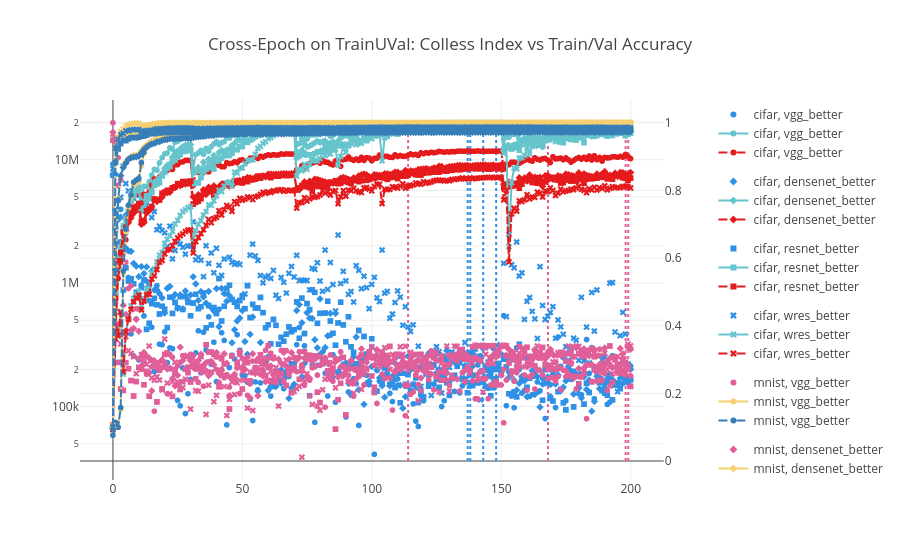

Here is the notebook cell this chart was saved with:
### Code cell
# epoch_trainUval = pd.concat([epoch_data[(epoch_data['split'] == 'trainUval')], epoch_data_better[(epoch_data_better['split'] == 'trainUval')]])
epoch_trainUval = pd.concat([epoch_data_better[(epoch_data_better['split'] == 'trainUval')]])
epoch_trainUval = epoch_trainUval.sort_values(by='epoch')

fig = make_subplots(specs=[[{"secondary_y": True}]], )

colless_scatter_trainUval = px.scatter(epoch_trainUval, x='epoch', y='colless_index', color="dataset", color_discrete_sequence=color_seq, symbol="model")
train_acc_trainUval = px.line(epoch_trainUval, x='epoch', y='train_acc', color="dataset", color_discrete_sequence=color_seq_train, symbol="model")
val_acc_trainUval = px.line(epoch_trainUval, x='epoch', y='val_acc', color="dataset", color_discrete_sequence=color_seq_val, symbol="model", line_dash_sequence=['dash'])

for i in range(len(tuple(colless_scatter_trainUval.data))):
	# get dataset, model out of the trace
	dataset, model = str(colless_scatter_trainUval.data[i]['name']).split(", ")
    
	all_epochs = epoch_trainUval[(epoch_trainUval['dataset'] == dataset) & (epoch_trainUval['model'] == model)]
	# find the epoch where val acc is maximum
	best_epoch = all_epochs.sort_values(by='val_acc', ascending=False).iloc[0]['epoch']

	fig.add_trace(
		colless_scatter_trainUval.data[i],
		secondary_y=False,
	)

	fig.update_yaxes(type="log", secondary_y=False)

	fig.add_trace(
		train_acc_trainUval.data[i],
		secondary_y=True,
	)
 
	fig.add_trace(
		val_acc_trainUval.data[i],
		secondary_y=True,
	)
 
	# add a vertical line at best epoch
	fig.add_trace(go.Scatter(x=[best_epoch, best_epoch], y=[0, 1], mode="lines", line=dict(color=colless_scatter_trainUval.data[i]['marker']['color'], dash="dot"), legendgroup=colless_scatter_trainUval.data[i]['name'], showlegend=False), secondary_y=True)

# set title
fig.update_layout(
	title_text="Cross-Epoch on TrainUVal: Colless Index vs Train/Val Accuracy"
)
fig.show()

### Figure 1 — Plotly figure (JSON) as saved in the notebook; plotly's stock layout.template omitted (floating-point values rounded to 4 significant figures; data arrays with more than 128 entries replaced by an {"elided": "..."} marker saying what was removed)
{"data": [{"hovertemplate": "dataset=cifar<br>model=vgg_better<br>epoch=%{x}<br>colless_index=%{y}<extra></extra>", "legendgroup": "cifar, vgg_better", "marker": {"color": "#2E91E5", "symbol": "circle"}, "mode": "markers", "name": "cifar, vgg_better", "showlegend": true, "type": "scattergl", "x": {"elided": "201 int values"}, "xaxis": "x", "y": {"elided": "201 float values"}, "yaxis": "y"}, {"hovertemplate": "dataset=cifar<br>model=vgg_better<br>epoch=%{x}<br>train_acc=%{y}<extra></extra>", "legendgroup": "cifar, vgg_better", "line": {"color": "rgb(102, 197, 204)", "dash": "solid"}, "marker": {"symbol": "circle"}, "mode": "lines+markers", "name": "cifar, vgg_better", "showlegend": true, "type": "scattergl", "x": {"elided": "201 int values"}, "xaxis": "x", "y": {"elided": "201 float values"}, "yaxis": "y2"}, {"hovertemplate": "dataset=cifar<br>model=vgg_better<br>epoch=%{x}<br>val_acc=%{y}<extra></extra>", "legendgroup": "cifar, vgg_better", "line": {"color": "rgb(228,26,28)", "dash": "dash"}, "marker": {"symbol": "circle"}, "mode": "lines+markers", "name": "cifar, vgg_better", "showlegend": true, "type": "scattergl", "x": {"elided": "201 int values"}, "xaxis": "x", "y": {"elided": "201 float values"}, "yaxis": "y2"}, {"legendgroup": "cifar, vgg_better", "line": {"color": "#2E91E5", "dash": "dot"}, "mode": "lines", "showlegend": false, "type": "scatter", "x": [137, 137], "xaxis": "x", "y": [0, 1], "yaxis": "y2"}, {"hovertemplate": "dataset=cifar<br>model=densenet_better<br>epoch=%{x}<br>colless_index=%{y}<extra></extra>", "legendgroup": "cifar, densenet_better", "marker": {"color": "#2E91E5", "symbol": "diamond"}, "mode": "markers", "name": "cifar, densenet_better", "showlegend": true, "type": "scattergl", "x": {"elided": "201 int values"}, "xaxis": "x", "y": {"elided": "201 float values"}, "yaxis": "y"}, {"hovertemplate": "dataset=cifar<br>model=densenet_better<br>epoch=%{x}<br>train_acc=%{y}<extra></extra>", "legendgroup": "cifar, densenet_better", "line": {"color": "rgb(102, 197, 204)", "dash": "solid"}, "marker": {"symbol": "diamond"}, "mode": "lines+markers", "name": "cifar, densenet_better", "showlegend": true, "type": "scattergl", "x": {"elided": "201 int values"}, "xaxis": "x", "y": {"elided": "201 float values"}, "yaxis": "y2"}, {"hovertemplate": "dataset=cifar<br>model=densenet_better<br>epoch=%{x}<br>val_acc=%{y}<extra></extra>", "legendgroup": "cifar, densenet_better", "line": {"color": "rgb(228,26,28)", "dash": "dash"}, "marker": {"symbol": "diamond"}, "mode": "lines+markers", "name": "cifar, densenet_better", "showlegend": true, "type": "scattergl", "x": {"elided": "201 int values"}, "xaxis": "x", "y": {"elided": "201 float values"}, "yaxis": "y2"}, {"legendgroup": "cifar, densenet_better", "line": {"color": "#2E91E5", "dash": "dot"}, "mode": "lines", "showlegend": false, "type": "scatter", "x": [143, 143], "xaxis": "x", "y": [0, 1], "yaxis": "y2"}, {"hovertemplate": "dataset=cifar<br>model=resnet_better<br>epoch=%{x}<br>colless_index=%{y}<extra></extra>", "legendgroup": "cifar, resnet_better", "marker": {"color": "#2E91E5", "symbol": "square"}, "mode": "markers", "name": "cifar, resnet_better", "showlegend": true, "type": "scattergl", "x": {"elided": "201 int values"}, "xaxis": "x", "y": {"elided": "201 float values"}, "yaxis": "y"}, {"hovertemplate": "dataset=cifar<br>model=resnet_better<br>epoch=%{x}<br>train_acc=%{y}<extra></extra>", "legendgroup": "cifar, resnet_better", "line": {"color": "rgb(102, 197, 204)", "dash": "solid"}, "marker": {"symbol": "square"}, "mode": "lines+markers", "name": "cifar, resnet_better", "showlegend": true, "type": "scattergl", "x": {"elided": "201 int values"}, "xaxis": "x", "y": {"elided": "201 float values"}, "yaxis": "y2"}, {"hovertemplate": "dataset=cifar<br>model=resnet_better<br>epoch=%{x}<br>val_acc=%{y}<extra></extra>", "legendgroup": "cifar, resnet_better", "line": {"color": "rgb(228,26,28)", "dash": "dash"}, "marker": {"symbol": "square"}, "mode": "lines+markers", "name": "cifar, resnet_better", "showlegend": true, "type": "scattergl", "x": {"elided": "201 int values"}, "xaxis": "x", "y": {"elided": "201 float values"}, "yaxis": "y2"}, {"legendgroup": "cifar, resnet_better", "line": {"color": "#2E91E5", "dash": "dot"}, "mode": "lines", "showlegend": false, "type": "scatter", "x": [138, 138], "xaxis": "x", "y": [0, 1], "yaxis": "y2"}, {"hovertemplate": "dataset=cifar<br>model=wres_better<br>epoch=%{x}<br>colless_index=%{y}<extra></extra>", "legendgroup": "cifar, wres_better", "marker": {"color": "#2E91E5", "symbol": "x"}, "mode": "markers", "name": "cifar, wres_better", "showlegend": true, "type": "scattergl", "x": {"elided": "201 int values"}, "xaxis": "x", "y": {"elided": "201 float values"}, "yaxis": "y"}, {"hovertemplate": "dataset=cifar<br>model=wres_better<br>epoch=%{x}<br>train_acc=%{y}<extra></extra>", "legendgroup": "cifar, wres_better", "line": {"color": "rgb(102, 197, 204)", "dash": "solid"}, "marker": {"symbol": "x"}, "mode": "lines+markers", "name": "cifar, wres_better", "showlegend": true, "type": "scattergl", "x": {"elided": "201 int values"}, "xaxis": "x", "y": {"elided": "201 float values"}, "yaxis": "y2"}, {"hovertemplate": "dataset=cifar<br>model=wres_better<br>epoch=%{x}<br>val_acc=%{y}<extra></extra>", "legendgroup": "cifar, wres_better", "line": {"color": "rgb(228,26,28)", "dash": "dash"}, "marker": {"symbol": "x"}, "mode": "lines+markers", "name": "cifar, wres_better", "showlegend": true, "type": "scattergl", "x": {"elided": "201 int values"}, "xaxis": "x", "y": {"elided": "201 float values"}, "yaxis": "y2"}, {"legendgroup": "cifar, wres_better", "line": {"color": "#2E91E5", "dash": "dot"}, "mode": "lines", "showlegend": false, "type": "scatter", "x": [148, 148], "xaxis": "x", "y": [0, 1], "yaxis": "y2"}, {"hovertemplate": "dataset=mnist<br>model=vgg_better<br>epoch=%{x}<br>colless_index=%{y}<extra></extra>", "legendgroup": "mnist, vgg_better", "marker": {"color": "#E15F99", "symbol": "circle"}, "mode": "markers", "name": "mnist, vgg_better", "showlegend": true, "type": "scattergl", "x": {"elided": "201 int values"}, "xaxis": "x", "y": {"elided": "201 float values"}, "yaxis": "y"}, {"hovertemplate": "dataset=mnist<br>model=vgg_better<br>epoch=%{x}<br>train_acc=%{y}<extra></extra>", "legendgroup": "mnist, vgg_better", "line": {"color": "rgb(246, 207, 113)", "dash": "solid"}, "marker": {"symbol": "circle"}, "mode": "lines+markers", "name": "mnist, vgg_better", "showlegend": true, "type": "scattergl", "x": {"elided": "201 int values"}, "xaxis": "x", "y": {"elided": "201 float values"}, "yaxis": "y2"}, {"hovertemplate": "dataset=mnist<br>model=vgg_better<br>epoch=%{x}<br>val_acc=%{y}<extra></extra>", "legendgroup": "mnist, vgg_better", "line": {"color": "rgb(55,126,184)", "dash": "dash"}, "marker": {"symbol": "circle"}, "mode": "lines+markers", "name": "mnist, vgg_better", "showlegend": true, "type": "scattergl", "x": {"elided": "201 int values"}, "xaxis": "x", "y": {"elided": "201 float values"}, "yaxis": "y2"}, {"legendgroup": "mnist, vgg_better", "line": {"color": "#E15F99", "dash": "dot"}, "mode": "lines", "showlegend": false, "type": "scatter", "x": [199, 199], "xaxis": "x", "y": [0, 1], "yaxis": "y2"}, {"hovertemplate": "dataset=mnist<br>model=densenet_better<br>epoch=%{x}<br>colless_index=%{y}<extra></extra>", "legendgroup": "mnist, densenet_better", "marker": {"color": "#E15F99", "symbol": "diamond"}, "mode": "markers", "name": "mnist, densenet_better", "showlegend": true, "type": "scattergl", "x": {"elided": "201 int values"}, "xaxis": "x", "y": {"elided": "201 float values"}, "yaxis": "y"}, {"hovertemplate": "dataset=mnist<br>model=densenet_better<br>epoch=%{x}<br>train_acc=%{y}<extra></extra>", "legendgroup": "mnist, densenet_better", "line": {"color": "rgb(246, 207, 113)", "dash": "solid"}, "marker": {"symbol": "diamond"}, "mode": "lines+markers", "name": "mnist, densenet_better", "showlegend": true, "type": "scattergl", "x": {"elided": "201 int values"}, "xaxis": "x", "y": {"elided": "201 float values"}, "yaxis": "y2"}, {"hovertemplate": "dataset=mnist<br>model=densenet_better<br>epoch=%{x}<br>val_acc=%{y}<extra></extra>", "legendgroup": "mnist, densenet_better", "line": {"color": "rgb(55,126,184)", "dash": "dash"}, "marker": {"symbol": "diamond"}, "mode": "lines+markers", "name": "mnist, densenet_better", "showlegend": true, "type": "scattergl", "x": {"elided": "201 int values"}, "xaxis": "x", "y": {"elided": "201 float values"}, "yaxis": "y2"}, {"legendgroup": "mnist, densenet_better", "line": {"color": "#E15F99", "dash": "dot"}, "mode": "lines", "showlegend": false, "type": "scatter", "x": [198, 198], "xaxis": "x", "y": [0, 1], "yaxis": "y2"}, {"hovertemplate": "dataset=mnist<br>model=resnet_better<br>epoch=%{x}<br>colless_index=%{y}<extra></extra>", "legendgroup": "mnist, resnet_better", "marker": {"color": "#E15F99", "symbol": "square"}, "mode": "markers", "name": "mnist, resnet_better", "showlegend": true, "type": "scattergl", "x": {"elided": "201 int values"}, "xaxis": "x", "y": {"elided": "201 float values"}, "yaxis": "y"}, {"hovertemplate": "dataset=mnist<br>model=resnet_better<br>epoch=%{x}<br>train_acc=%{y}<extra></extra>", "legendgroup": "mnist, resnet_better", "line": {"color": "rgb(246, 207, 113)", "dash": "solid"}, "marker": {"symbol": "square"}, "mode": "lines+markers", "name": "mnist, resnet_better", "showlegend": true, "type": "scattergl", "x": {"elided": "201 int values"}, "xaxis": "x", "y": {"elided": "201 float values"}, "yaxis": "y2"}, {"hovertemplate": "dataset=mnist<br>model=resnet_better<br>epoch=%{x}<br>val_acc=%{y}<extra></extra>", "legendgroup": "mnist, resnet_better", "line": {"color": "rgb(55,126,184)", "dash": "dash"}, "marker": {"symbol": "square"}, "mode": "lines+markers", "name": "mnist, resnet_better", "showlegend": true, "type": "scattergl", "x": {"elided": "201 int values"}, "xaxis": "x", "y": {"elided": "201 float values"}, "yaxis": "y2"}, {"legendgroup": "mnist, resnet_better", "line": {"color": "#E15F99", "dash": "dot"}, "mode": "lines", "showlegend": false, "type": "scatter", "x": [168, 168], "xaxis": "x", "y": [0, 1], "yaxis": "y2"}, {"hovertemplate": "dataset=mnist<br>model=wres_better<br>epoch=%{x}<br>colless_index=%{y}<extra></extra>", "legendgroup": "mnist, wres_better", "marker": {"color": "#E15F99", "symbol": "x"}, "mode": "markers", "name": "mnist, wres_better", "showlegend": true, "type": "scattergl", "x": {"elided": "201 int values"}, "xaxis": "x", "y": {"elided": "201 float values"}, "yaxis": "y"}, {"hovertemplate": "dataset=mnist<br>model=wres_better<br>epoch=%{x}<br>train_acc=%{y}<extra></extra>", "legendgroup": "mnist, wres_better", "line": {"color": "rgb(246, 207, 113)", "dash": "solid"}, "marker": {"symbol": "x"}, "mode": "lines+markers", "name": "mnist, wres_better", "showlegend": true, "type": "scattergl", "x": {"elided": "201 int values"}, "xaxis": "x", "y": {"elided": "201 float values"}, "yaxis": "y2"}, {"hovertemplate": "dataset=mnist<br>model=wres_better<br>epoch=%{x}<br>val_acc=%{y}<extra></extra>", "legendgroup": "mnist, wres_better", "line": {"color": "rgb(55,126,184)", "dash": "dash"}, "marker": {"symbol": "x"}, "mode": "lines+markers", "name": "mnist, wres_better", "showlegend": true, "type": "scattergl", "x": {"elided": "201 int values"}, "xaxis": "x", "y": {"elided": "201 float values"}, "yaxis": "y2"}, {"legendgroup": "mnist, wres_better", "line": {"color": "#E15F99", "dash": "dot"}, "mode": "lines", "showlegend": false, "type": "scatter", "x": [114, 114], "xaxis": "x", "y": [0, 1], "yaxis": "y2"}], "layout": {"title": {"text": "Cross-Epoch on TrainUVal: Colless Index vs Train/Val Accuracy"}, "xaxis": {"anchor": "y", "domain": [0, 0.94]}, "yaxis": {"anchor": "x", "domain": [0, 1], "type": "log"}, "yaxis2": {"anchor": "x", "overlaying": "y", "side": "right"}}}
